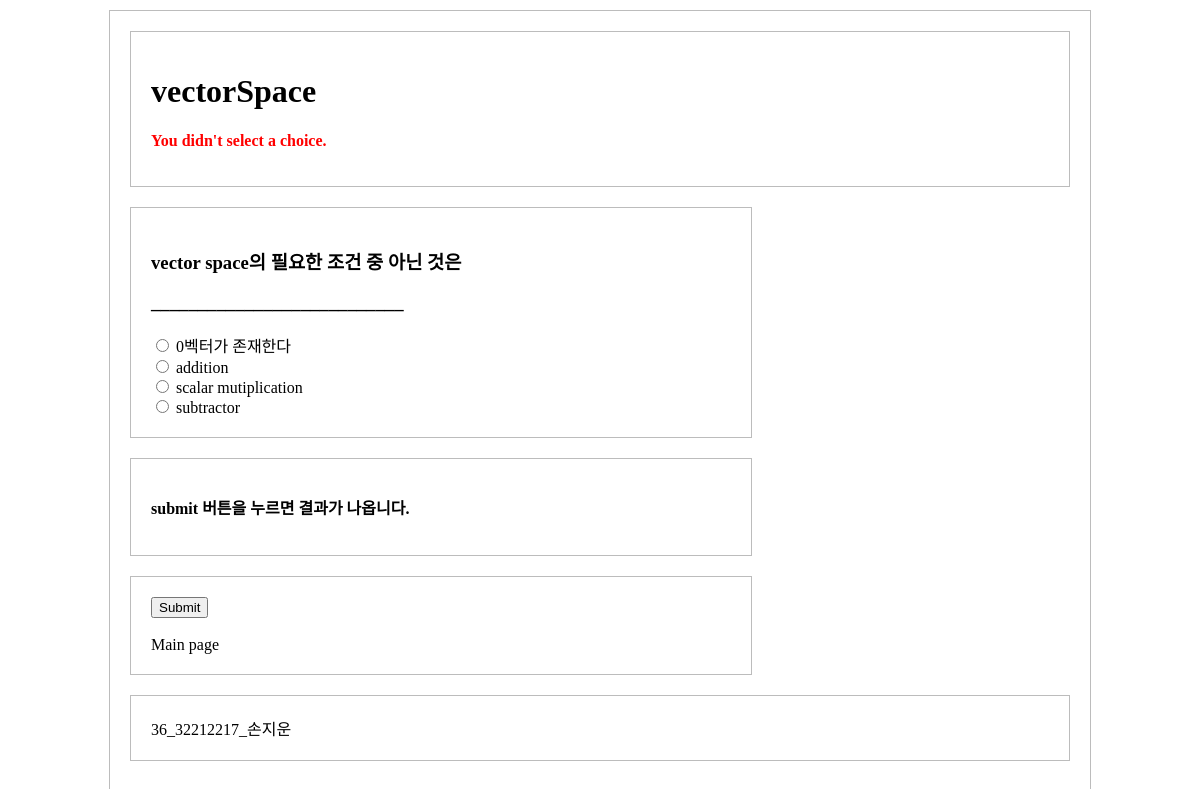
The app's page /3/score/ with its own data.
### polls/models.py (models this page shows, shortened)
class Exam(models.Model):
    exam_text = models.CharField(max_length=200)

class Question(models.Model):
    exam = models.ForeignKey(Exam, on_delete=models.CASCADE)
    question_text = models.TextField()
    question_contents = models.TextField()

class Choice(models.Model):
    question = models.ForeignKey(Question, on_delete=models.CASCADE)
    choice_text = models.CharField(max_length=200)
    answer = models.BooleanField(default = False)
    votes = models.IntegerField(default=0)

### polls/views.py (the view, shortened to what this page needs)
# urls.py: path('<int:exam_id>/score/', views.score, name='score'),
def score(request, exam_id):
    exam = get_object_or_404(Exam, pk= exam_id)
    selected_choices = []
    score = 0
    num = 0
    try:
        for question in exam.question_set.all():
            selected_choices.append(question.choice_set.get(pk=request.POST[question.question_text]))
            num += 1
    except (KeyError, Choice.DoesNotExist):
        return render(request, 'polls/detail.html', {'exam': exam,'error_message': "You didn't select a choice.",})

### polls/templates/polls/detail.html (shortened to what this page needs)
{% load static %}
<link rel="stylesheet" type="text/css" href="{% static 'polls/style.css' %}">
<!DOCTYPE html>
<html lang="en">
<head>
</head>
<body>
<div id="jb-container">
    <div id="jb-header">
        <h1>{{ exam.exam_text }}</h1>
        {% if error_message %}<p style="color:#FF0000"><strong>{{  error_message }}</strong></p>{% endif %}
    </div>
    <form action="{%  url 'polls:score' exam.id %}" method="post">
        {% for question in exam.question_set.all %}
            <div id="jb-maincontent">
                <h3>{{ question.question_text|linebreaks }}</h3>
                <h3>___________________________</h3>
                {% for choice in question.choice_set.all %}
                    <input type="radio" name="{{question.question_text}}" id="choice{{ forloop.counter }}" value="{{ choice.id }}">
                    <label for="choice{{ forloop.counter }}">{{ choice.choice_text }}</label><br>
                {% endfor %}
            </div>
        {% endfor %}
        <div id="jb-maincontent">
            <p><b>submit 버튼을 누르면 결과가 나옵니다.</b></p>
        </div>
        <div id="jb-content">
            <input type="submit" value="Submit"><br><br>
            <a href="{% url 'polls:index'%}">Main page</a>
        </div>
        <div id="jb-footer">
          36_32212217_손지운
      </div>
    </form>
</div>
</body>

### polls/static/polls/style.css (style rules this page uses)
#jb-container { margin: 10px auto; padding: 20px; border: 1px solid #bcbcbc; }
#jb-header { padding: 20px; margin-bottom: 20px; border: 1px solid #bcbcbc; }
#jb-content { padding: 20px; margin-bottom: 20px; border: 1px solid #bcbcbc; }
#jb-maincontent { padding: 20px; margin-bottom: 20px; border: 1px solid #bcbcbc; }
#jb-footer { padding: 20px; border: 1px solid #bcbcbc; }
@media ( min-width: 481px ) { #jb-container { width: 940px; } }
@media ( min-width: 481px ) { #jb-content { width: 580px; float: left; } }
@media ( min-width: 481px ) { #jb-maincontent { width: 580px; float: left; } }
@media ( min-width: 481px ) { #jb-footer { clear: both; } }
a { text-decoration: none; color: black; }

### records on screen
Exam: exam_text "vectorSpace"
Question: question_text "vector space의 필요한 조건 중 아닌 것은"
Choice: choice_text "0벡터가 존재한다"
Choice: choice_text "addition"
Choice: choice_text "scalar mutiplication"
Choice: choice_text "subtractor"

### other values on screen
{{ error_message }} "You didn't select a choice."
